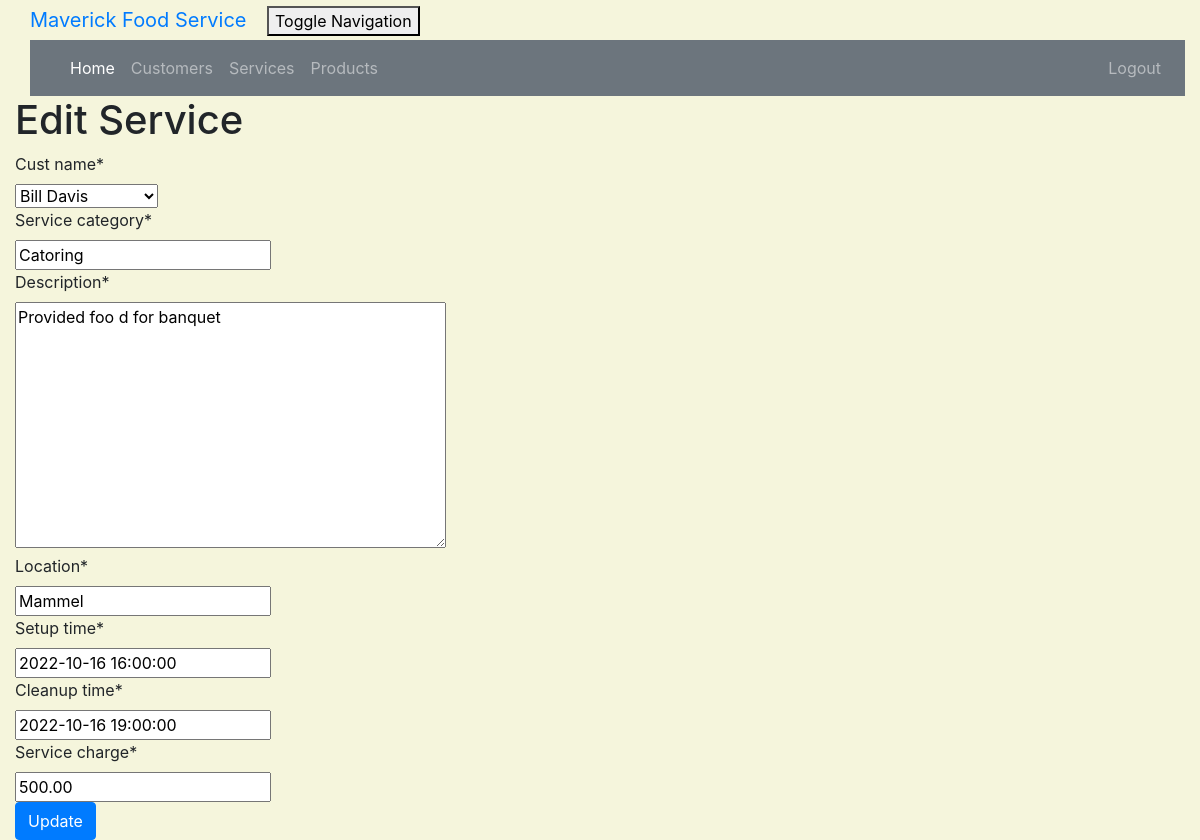
Page /service/1/edit/ (signed in) on the committed database.
### crm/models.py (models this page shows, shortened)
class Customer(models.Model):
    cust_name = models.CharField(max_length=50)
    email = models.EmailField(max_length=100)
    phone = models.CharField(max_length=20)
    bldgroom = models.CharField(max_length=100)
    address = models.CharField(max_length=200)
    city = models.CharField(max_length=50)
    state = models.CharField(max_length=50)
    zipcode = models.CharField(max_length=10)
    organization = models.CharField(max_length=100)
    role = models.CharField(max_length=100)
    def __str__ (self):
        return self.cust_name

class Service(models.Model):
    cust_name = models.ForeignKey(Customer, on_delete=models.CASCADE, related_name='services')
    service_category = models.CharField(max_length=100)
    description = models.TextField()
    location = models.CharField(max_length=200)
    setup_time = models.DateTimeField(
        default=timezone.now)
    cleanup_time = models.DateTimeField(
        default=timezone.now)
    service_charge = models.DecimalField(max_digits=10, decimal_places=2)
    created_date = models.DateTimeField(
        default=timezone.now)
    updated_date = models.DateTimeField(auto_now_add=True)

### crm/views.py (the view)
# urls.py: path('service/<int:pk>/edit/', views.service_edit, name='service_edit'),
@login_required
def service_edit(request, pk):
    service = get_object_or_404(Service, pk=pk)
    if request.method == "POST":
        form = ServiceForm(request.POST, instance=service)
        if form.is_valid():
            service = form.save()
            service.updated_date = timezone.now()
            service.save()
            services = Service.objects.filter(created_date__lte=timezone.now())
            return render(request, 'crm/service_list.html', {'services': services})
    else:
        form = ServiceForm(instance=service)
    return render(request, 'crm/service_edit.html', {'form': form})

### crm/forms.py
class ServiceForm(forms.ModelForm):
   class Meta:
       model = Service
       fields = ('cust_name', 'service_category', 'description', 'location', 'setup_time', 'cleanup_time', 'service_charge')

### crm/templates/crm/service_edit.html (shortened to what this page needs)
<!DOCTYPE html>
<html lang="en">
{% extends 'crm/base.html' %}
{% load crispy_forms_tags %}
{% block content %}
    <h1>Edit Service</h1>
    <form method="POST" class="service-form">{% csrf_token %}
        {{ form|crispy }}
        <button type="submit" class="btn btn-primary">Update</button>
    </form>
{% endblock %}

### crm/static/css/portfolio.css (style rules this page uses)
body { padding-left: 15px; }

### crm/templates/crm/service_edit.html (style rules this page uses)
body { background-color: beige; }

### rows in the picture
Customer: cust_name "Bill Davis"
Service: service_category "Catoring", description "Provided foo d for banquet", location "Mammel", setup_time "2022-10-16 16:00:00", cleanup_time "2022-10-16 19:00:00", service_charge "500.00"
